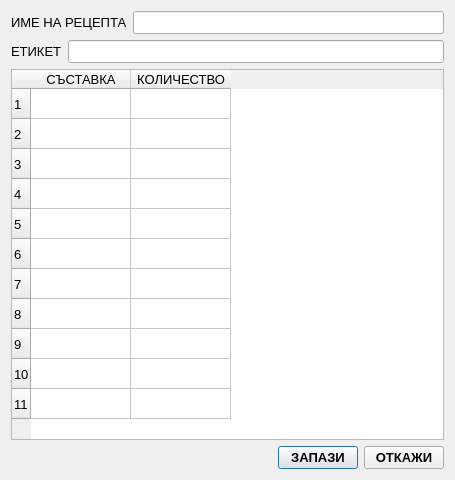
<?xml version="1.0" encoding="UTF-8"?>
<ui version="4.0">
 <class>DialogNewRecepie</class>
 <widget class="QDialog" name="DialogNewRecepie">
  <property name="geometry">
   <rect>
    <x>0</x>
    <y>0</y>
    <width>455</width>
    <height>480</height>
   </rect>
  </property>
  <property name="font">
   <font>
    <pointsize>10</pointsize>
   </font>
  </property>
  <property name="windowTitle">
   <string>НОВА РЕЦЕПТА</string>
  </property>
  <layout class="QVBoxLayout" name="verticalLayout">
   <item>
    <layout class="QHBoxLayout" name="horizontalLayout_2">
     <item>
      <widget class="QLabel" name="label">
       <property name="font">
        <font>
         <pointsize>10</pointsize>
        </font>
       </property>
       <property name="text">
        <string>ИМЕ НА РЕЦЕПТА</string>
       </property>
      </widget>
     </item>
     <item>
      <widget class="QLineEdit" name="leRecepieName">
       <property name="font">
        <font>
         <pointsize>10</pointsize>
        </font>
       </property>
      </widget>
     </item>
    </layout>
   </item>
   <item>
    <layout class="QHBoxLayout" name="horizontalLayout_3">
     <item>
      <widget class="QLabel" name="label_2">
       <property name="text">
        <string>ЕТИКЕТ</string>
       </property>
      </widget>
     </item>
     <item>
      <widget class="QLineEdit" name="leTag">
       <property name="font">
        <font>
         <pointsize>10</pointsize>
        </font>
       </property>
      </widget>
     </item>
    </layout>
   </item>
   <item>
    <widget class="QTableWidget" name="tableWidget">
     <property name="font">
      <font>
       <pointsize>10</pointsize>
      </font>
     </property>
     <row>
      <property name="text">
       <string>1</string>
      </property>
      <property name="font">
       <font>
        <pointsize>10</pointsize>
       </font>
      </property>
     </row>
     <row>
      <property name="text">
       <string>2</string>
      </property>
      <property name="font">
       <font>
        <pointsize>10</pointsize>
       </font>
      </property>
     </row>
     <row>
      <property name="text">
       <string>3</string>
      </property>
      <property name="font">
       <font>
        <pointsize>10</pointsize>
       </font>
      </property>
     </row>
     <row>
      <property name="text">
       <string>4</string>
      </property>
      <property name="font">
       <font>
        <pointsize>10</pointsize>
       </font>
      </property>
     </row>
     <row>
      <property name="text">
       <string>5</string>
      </property>
      <property name="font">
       <font>
        <pointsize>10</pointsize>
       </font>
      </property>
     </row>
     <row>
      <property name="text">
       <string>6</string>
      </property>
      <property name="font">
       <font>
        <pointsize>10</pointsize>
       </font>
      </property>
     </row>
     <row>
      <property name="text">
       <string>7</string>
      </property>
      <property name="font">
       <font>
        <pointsize>10</pointsize>
       </font>
      </property>
     </row>
     <row>
      <property name="text">
       <string>8</string>
      </property>
      <property name="font">
       <font>
        <pointsize>10</pointsize>
       </font>
      </property>
     </row>
     <row>
      <property name="text">
       <string>9</string>
      </property>
      <property name="font">
       <font>
        <pointsize>10</pointsize>
       </font>
      </property>
     </row>
     <row>
      <property name="text">
       <string>10</string>
      </property>
      <property name="font">
       <font>
        <pointsize>10</pointsize>
       </font>
      </property>
     </row>
     <row>
      <property name="text">
       <string>11</string>
      </property>
      <property name="font">
       <font>
        <pointsize>10</pointsize>
       </font>
      </property>
     </row>
     <column>
      <property name="text">
       <string>СЪСТАВКА</string>
      </property>
      <property name="font">
       <font>
        <pointsize>10</pointsize>
       </font>
      </property>
     </column>
     <column>
      <property name="text">
       <string>КОЛИЧЕСТВО</string>
      </property>
      <property name="font">
       <font>
        <pointsize>10</pointsize>
       </font>
      </property>
     </column>
     <item row="0" column="0">
      <property name="text">
       <string/>
      </property>
      <property name="font">
       <font>
        <pointsize>10</pointsize>
       </font>
      </property>
      <property name="flags">
       <set>ItemIsEnabled</set>
      </property>
     </item>
     <item row="0" column="1">
      <property name="text">
       <string/>
      </property>
      <property name="font">
       <font>
        <pointsize>10</pointsize>
       </font>
      </property>
      <property name="flags">
       <set>ItemIsSelectable|ItemIsEditable|ItemIsEnabled</set>
      </property>
     </item>
     <item row="1" column="0">
      <property name="text">
       <string/>
      </property>
      <property name="font">
       <font>
        <pointsize>10</pointsize>
       </font>
      </property>
      <property name="flags">
       <set>ItemIsEnabled</set>
      </property>
     </item>
     <item row="1" column="1">
      <property name="text">
       <string/>
      </property>
      <property name="font">
       <font>
        <pointsize>10</pointsize>
       </font>
      </property>
      <property name="flags">
       <set>ItemIsSelectable|ItemIsEditable|ItemIsEnabled</set>
      </property>
     </item>
     <item row="2" column="0">
      <property name="text">
       <string/>
      </property>
      <property name="font">
       <font>
        <pointsize>10</pointsize>
       </font>
      </property>
      <property name="flags">
       <set>ItemIsEnabled</set>
      </property>
     </item>
     <item row="2" column="1">
      <property name="text">
       <string/>
      </property>
      <property name="font">
       <font>
        <pointsize>10</pointsize>
       </font>
      </property>
      <property name="flags">
       <set>ItemIsSelectable|ItemIsEditable|ItemIsEnabled</set>
      </property>
     </item>
     <item row="3" column="0">
      <property name="text">
       <string/>
      </property>
      <property name="font">
       <font>
        <pointsize>10</pointsize>
       </font>
      </property>
      <property name="flags">
       <set>ItemIsEnabled</set>
      </property>
     </item>
     <item row="3" column="1">
      <property name="text">
       <string/>
      </property>
      <property name="font">
       <font>
        <pointsize>10</pointsize>
       </font>
      </property>
      <property name="flags">
       <set>ItemIsSelectable|ItemIsEditable|ItemIsEnabled</set>
      </property>
     </item>
     <item row="4" column="0">
      <property name="text">
       <string/>
      </property>
      <property name="font">
       <font>
        <pointsize>10</pointsize>
       </font>
      </property>
      <property name="flags">
       <set>ItemIsEnabled</set>
      </property>
     </item>
     <item row="4" column="1">
      <property name="text">
       <string/>
      </property>
      <property name="font">
       <font>
        <pointsize>10</pointsize>
       </font>
      </property>
      <property name="flags">
       <set>ItemIsSelectable|ItemIsEditable|ItemIsEnabled</set>
      </property>
     </item>
     <item row="5" column="0">
      <property name="text">
       <string/>
      </property>
      <property name="font">
       <font>
        <pointsize>10</pointsize>
       </font>
      </property>
      <property name="flags">
       <set>ItemIsEnabled</set>
      </property>
     </item>
     <item row="5" column="1">
      <property name="text">
       <string/>
      </property>
      <property name="font">
       <font>
        <pointsize>10</pointsize>
       </font>
      </property>
      <property name="flags">
       <set>ItemIsSelectable|ItemIsEditable|ItemIsEnabled</set>
      </property>
     </item>
     <item row="6" column="0">
      <property name="text">
       <string/>
      </property>
      <property name="font">
       <font>
        <pointsize>10</pointsize>
       </font>
      </property>
      <property name="flags">
       <set>ItemIsEnabled</set>
      </property>
     </item>
     <item row="6" column="1">
      <property name="text">
       <string/>
      </property>
      <property name="font">
       <font>
        <pointsize>10</pointsize>
       </font>
      </property>
      <property name="flags">
       <set>ItemIsSelectable|ItemIsEditable|ItemIsEnabled</set>
      </property>
     </item>
     <item row="7" column="0">
      <property name="text">
       <string/>
      </property>
      <property name="font">
       <font>
        <pointsize>10</pointsize>
       </font>
      </property>
      <property name="flags">
       <set>ItemIsEnabled</set>
      </property>
     </item>
     <item row="7" column="1">
      <property name="text">
       <string/>
      </property>
      <property name="font">
       <font>
        <pointsize>10</pointsize>
       </font>
      </property>
      <property name="flags">
       <set>ItemIsSelectable|ItemIsEditable|ItemIsEnabled</set>
      </property>
     </item>
     <item row="8" column="0">
      <property name="text">
       <string/>
      </property>
      <property name="font">
       <font>
        <pointsize>10</pointsize>
       </font>
      </property>
      <property name="flags">
       <set>ItemIsEnabled</set>
      </property>
     </item>
     <item row="8" column="1">
      <property name="text">
       <string/>
      </property>
      <property name="font">
       <font>
        <pointsize>10</pointsize>
       </font>
      </property>
      <property name="flags">
       <set>ItemIsSelectable|ItemIsEditable|ItemIsEnabled</set>
      </property>
     </item>
     <item row="9" column="0">
      <property name="text">
       <string/>
      </property>
      <property name="font">
       <font>
        <pointsize>10</pointsize>
       </font>
      </property>
      <property name="flags">
       <set>ItemIsEnabled</set>
      </property>
     </item>
     <item row="9" column="1">
      <property name="text">
       <string/>
      </property>
      <property name="font">
       <font>
        <pointsize>10</pointsize>
       </font>
      </property>
      <property name="flags">
       <set>ItemIsSelectable|ItemIsEditable|ItemIsEnabled</set>
      </property>
     </item>
     <item row="10" column="0">
      <property name="text">
       <string/>
      </property>
      <property name="font">
       <font>
        <pointsize>10</pointsize>
       </font>
      </property>
      <property name="flags">
       <set>ItemIsEnabled</set>
      </property>
     </item>
     <item row="10" column="1">
      <property name="text">
       <string/>
      </property>
      <property name="font">
       <font>
        <pointsize>10</pointsize>
       </font>
      </property>
      <property name="flags">
       <set>ItemIsSelectable|ItemIsEditable|ItemIsEnabled</set>
      </property>
     </item>
    </widget>
   </item>
   <item>
    <layout class="QHBoxLayout" name="horizontalLayout">
     <item>
      <spacer name="horizontalSpacer">
       <property name="orientation">
        <enum>Qt::Horizontal</enum>
       </property>
       <property name="sizeHint" stdset="0">
        <size>
         <width>40</width>
         <height>20</height>
        </size>
       </property>
      </spacer>
     </item>
     <item>
      <widget class="QPushButton" name="btnOK">
       <property name="font">
        <font>
         <pointsize>10</pointsize>
         <weight>75</weight>
         <bold>true</bold>
        </font>
       </property>
       <property name="text">
        <string>ЗАПАЗИ</string>
       </property>
      </widget>
     </item>
     <item>
      <widget class="QPushButton" name="btnCancel">
       <property name="font">
        <font>
         <pointsize>10</pointsize>
         <weight>75</weight>
         <bold>true</bold>
        </font>
       </property>
       <property name="text">
        <string>ОТКАЖИ</string>
       </property>
      </widget>
     </item>
    </layout>
   </item>
  </layout>
 </widget>
 <resources/>
 <connections>
  <connection>
   <sender>btnCancel</sender>
   <signal>clicked()</signal>
   <receiver>DialogNewRecepie</receiver>
   <slot>reject()</slot>
   <hints>
    <hint type="sourcelabel">
     <x>435</x>
     <y>296</y>
    </hint>
    <hint type="destinationlabel">
     <x>241</x>
     <y>159</y>
    </hint>
   </hints>
  </connection>
 </connections>
</ui>
